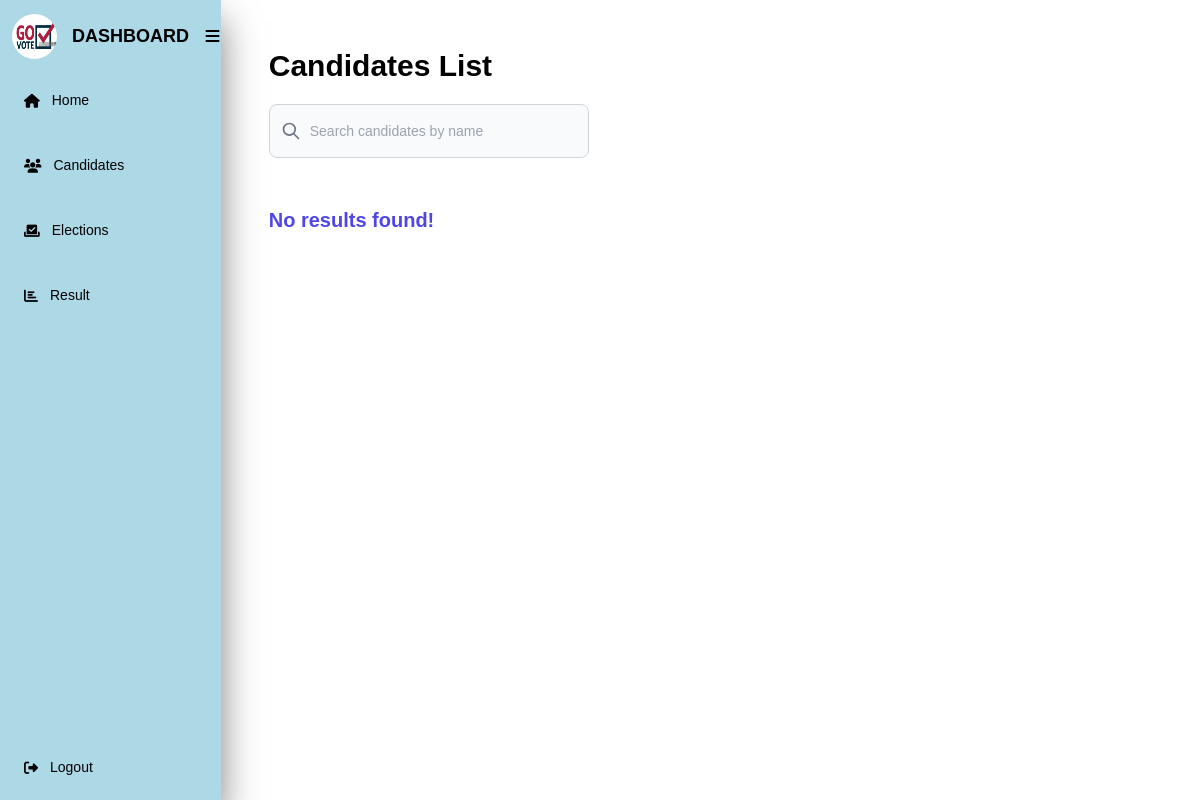
/candidates/ (signed in), run on an earlier commit of the app's database.
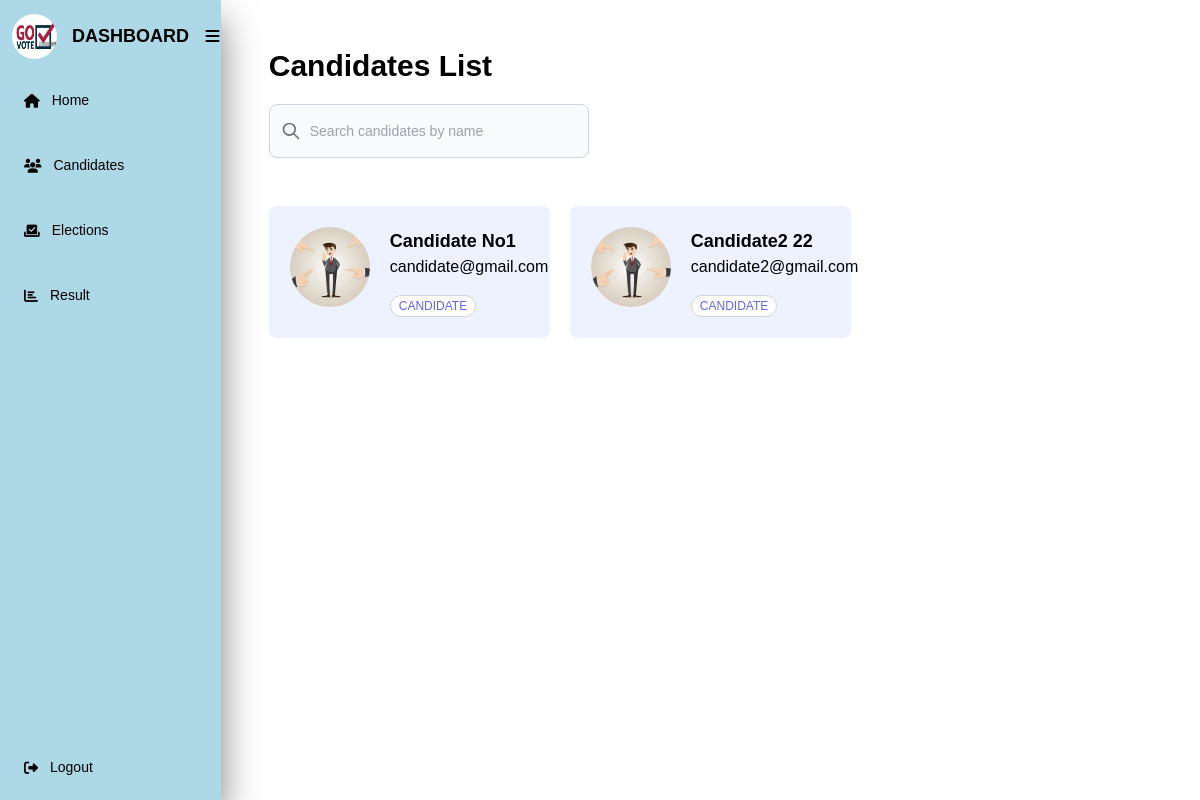
And on a later commit of the database.
### polls/models.py (models this page shows, shortened)
class User(AbstractUser):
    USER_TYPE_VOTER = 'voter'
    USER_TYPE_CANDIDATE = 'candidate'
    USER_TYPE_ADMIN = 'admin'
    USER_TYPE_CHOICES = (
        (USER_TYPE_VOTER, 'Voter'),
        (USER_TYPE_CANDIDATE, 'Candidate'),
        (USER_TYPE_ADMIN, 'Admin'),
    )
    user_type = models.CharField(
        max_length=20, choices=USER_TYPE_CHOICES, default=USER_TYPE_VOTER)
    voter_id = models.CharField(max_length=200, null=True, blank=True)

### polls/views.py (the view)
# urls.py: path('candidates/', views.candidates, name='candidates'),
@login_required(login_url='/login/')
def candidates(request):
    candidates_users = User.objects.filter(user_type=User.USER_TYPE_CANDIDATE)
    current_user = request.user
    return render(request, 'candidates.html', {
        'candidates': candidates_users,
        'user': current_user
    })

### polls/templates/candidates.html (shortened to what the changed rows need)
{% load static %}
<!DOCTYPE html>
<html lang="en">
<head>
    <link rel="stylesheet" href="{% static 'css/dashboard.css' %}" />
    <link rel="stylesheet" href="https://cdnjs.cloudflare.com/ajax/libs/font-awesome/5.15.4/css/all.min.css" />
    <link rel="stylesheet" href="https://cdnjs.cloudflare.com/ajax/libs/tailwindcss/2.2.19/tailwind.min.css" />
</head>
<body>
    <div class="flex">
        <div class="flex flex-col h-screen w-full bg-white px-12 py-12">
            <h1 class="capitalize col-span-12 text-left mb-5 text-3xl font-bold">
                Candidates List
              </h1>
              <form class="col-span-12 md:col-span-6">
                <div class="relative">
                </div>
              </form>
              {% if candidates|length == 0 %}
              <h2
                class="col-span-12 text-indigo-600 text-xl font-bold my-12"
              >
                No results found!
              </h2>
              {% else %}
              <div class="col-span-12 grid grid-cols-12 gap-5 mt-12">
                {% for candidate in candidates %}
                <div
                  v-for="(user, index) in searchResult"
                  :key="index"
                  class="col-span-12 md:col-span-6 lg:col-span-4 sm:flex bg-indigo-50 rounded-lg p-5 gap-5 h-full border border-transparent cursor-pointer hover:shadow-lg hover:border-indigo-300"
                >
                  <img
                    src="{% static 'images/logo.jpg' %}"
                    alt="user.firstname"
                    class="rounded-full w-20 h-20 object-cover"
                  />
                  <div class="text-left mt-3 sm:mt-0">
                    <h2 class="text-lg font-semibold">
                      {{ candidate.first_name }} {{ candidate.last_name }}
                    </h2>
                    <span class="block mb-4">{{ candidate.email }}</span>
                    <ul class="flex flex-wrap gap-1 items-center">
                      <li
                        class="rounded-full bg-white px-2 uppercase py-0.5 text-xs text-indigo-500 border border-gray-300"
                      >
                        {{ candidate.user_type }}
                      </li>
                    </ul>
                  </div>
                </div>
                {% endfor %}
              </div>
            {% endif %}
        </div>
    </div>
</body>
</html></span>

What changed in the data, as far as the page shows it:
added User: first_name "Candidate", last_name "No1", email "candidate@gmail.com", user_type "CANDIDATE"
added User: first_name "Candidate2", last_name "22", email "candidate2@gmail.com", user_type "CANDIDATE"
Also different on the page:
text no longer shown: "No results found!"
